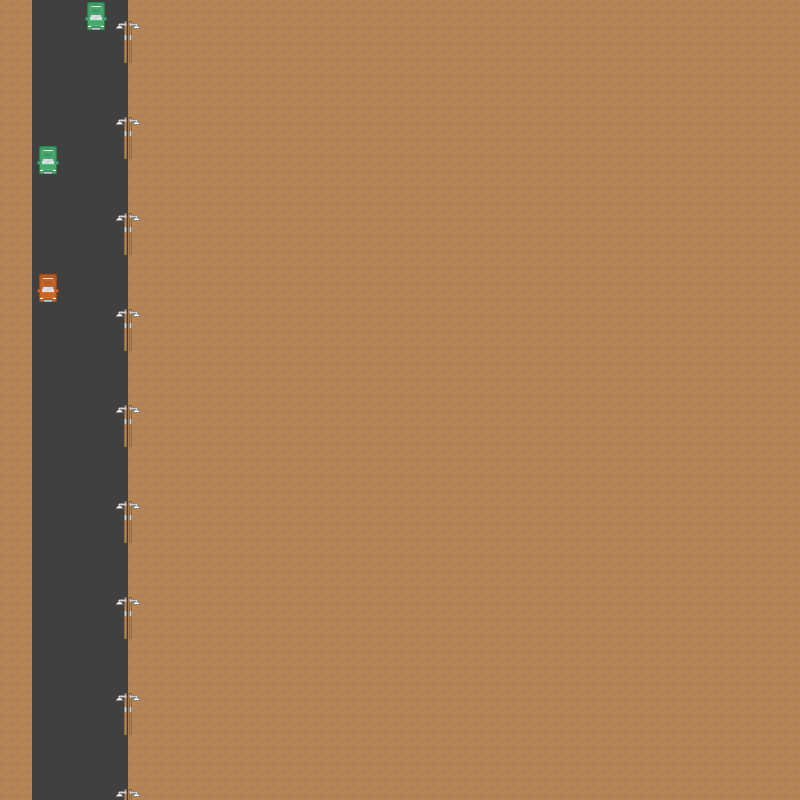

This game map was drawn from its Tiled (.tmx) file and the tilesets committed beside it. A one-line description and the trimmed map source follow:
An orthogonal 50x50 tile map with 16x16 px tiles, 2 tile layers (ground and road, lights).

<map version="1.4" tiledversion="1.4.2" orientation="orthogonal" renderorder="right-down" width="50" height="50" tilewidth="16" tileheight="16" infinite="0" nextlayerid="3" nextobjectid="1">
 <tileset firstgid="1" source="roguelikeCity_magenta.tsx" />
 <layer id="1" name="ground and road" width="50" height="50">
  <data>[2500 cells, 2500 non-empty, 2 distinct tile ids]</data>
 </layer>
 <layer id="2" name="lights" width="50" height="50">
  <data>[2500 cells, 62 non-empty, 14 distinct tile ids]</data>
 </layer>
</map>
